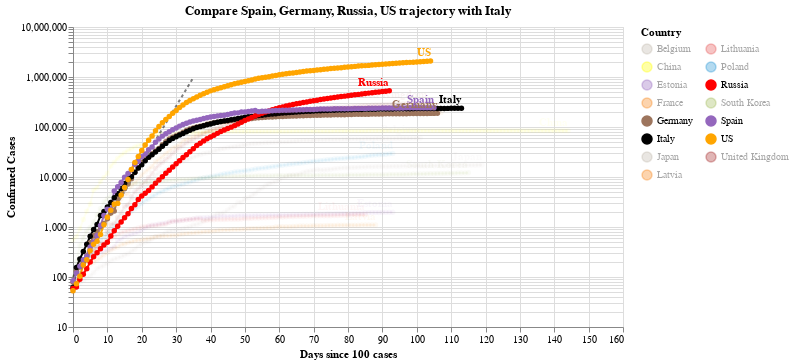

The code cell stored with this chart in its notebook:
### Code cell
#hide_input
chart2 = make_since_chart(dff2, ['Spain', 'Germany','Russia', 'US'], baseline_countries)
chart2

### Figure 1 — Vega-Lite specification as saved in the notebook (floating-point values rounded to 4 significant figures; data arrays with more than 128 entries replaced by an {"elided": "..."} marker saying what was removed)
{"config": {"view": {"continuousWidth": 400, "continuousHeight": 300}}, "layer": [{"data": {"name": "data-628230001892d6798b50651be41d1b3e"}, "mark": {"type": "line", "color": "black", "opacity": 0.5, "strokeDash": [3, 3]}, "encoding": {"x": {"type": "quantitative", "field": "Days since 100 cases"}, "y": {"type": "quantitative", "field": "Confirmed Cases"}}}, {"data": {"name": "data-6b28bb5292bdccfb5f7ffd034a07b649"}, "mark": {"type": "line", "point": true}, "encoding": {"color": {"type": "nominal", "field": "Country", "legend": {"columns": 2}, "scale": {"domain": ["Belgium", "China", "Estonia", "France", "Germany", "Italy", "Japan", "Latvia", "Lithuania", "Poland", "Russia", "South Korea", "Spain", "US", "United Kingdom"], "range": ["#C1B7AD", "yellow", "#9467bd", "#F58518", "#9D755D", "black", "#C1B7AD", "#F58518", "#E45756", "#2495D3", "red", "#A1BA59", "#9467bd", "orange", "brown"]}}, "opacity": {"condition": {"value": 1, "selection": "selector003"}, "value": 0.05}, "tooltip": [{"type": "nominal", "field": "Country"}, {"type": "temporal", "field": "Date"}, {"type": "quantitative", "field": "Confirmed Cases"}, {"type": "quantitative", "field": "Days since 100 cases"}], "x": {"type": "quantitative", "field": "Days since 100 cases"}, "y": {"type": "quantitative", "field": "Confirmed Cases", "scale": {"type": "log"}}}, "selection": {"selector003": {"type": "multi", "fields": ["Country"], "bind": "legend", "init": [{"Country": "Spain"}, {"Country": "Germany"}, {"Country": "Russia"}, {"Country": "US"}, {"Country": "Italy"}]}}, "width": 550}, {"data": {"name": "data-6b28bb5292bdccfb5f7ffd034a07b649"}, "mark": {"type": "text", "align": "right", "dy": -8, "fontWeight": "bold"}, "encoding": {"color": {"type": "nominal", "field": "Country", "legend": {"columns": 2}, "scale": {"domain": ["Belgium", "China", "Estonia", "France", "Germany", "Italy", "Japan", "Latvia", "Lithuania", "Poland", "Russia", "South Korea", "Spain", "US", "United Kingdom"], "range": ["#C1B7AD", "yellow", "#9467bd", "#F58518", "#9D755D", "black", "#C1B7AD", "#F58518", "#E45756", "#2495D3", "red", "#A1BA59", "#9467bd", "orange", "brown"]}}, "opacity": {"condition": {"value": 1, "selection": "selector003"}, "value": 0.05}, "text": {"type": "nominal", "field": "Country"}, "tooltip": [{"type": "nominal", "field": "Country"}, {"type": "temporal", "field": "Date"}, {"type": "quantitative", "field": "Confirmed Cases"}, {"type": "quantitative", "field": "Days since 100 cases"}], "x": {"type": "quantitative", "field": "Days since 100 cases"}, "y": {"type": "quantitative", "field": "Confirmed Cases", "scale": {"type": "log"}}}, "transform": [{"filter": "(datum['Date'] >= 1592092800000)"}], "width": 550}], "title": "Compare Spain, Germany, Russia, US trajectory with Italy", "$schema": "https://vega.github.io/schema/vega-lite/v4.0.2.json", "datasets": {"data-628230001892d6798b50651be41d1b3e": [{"Days since 100 cases": 0, "Confirmed Cases": 100.0}, {"Days since 100 cases": 1, "Confirmed Cases": 130.0}, {"Days since 100 cases": 2, "Confirmed Cases": 169.0}, {"Days since 100 cases": 3, "Confirmed Cases": 219.7}, {"Days since 100 cases": 4, "Confirmed Cases": 285.6}, {"Days since 100 cases": 5, "Confirmed Cases": 371.3}, {"Days since 100 cases": 6, "Confirmed Cases": 482.7}, {"Days since 100 cases": 7, "Confirmed Cases": 627.5}, {"Days since 100 cases": 8, "Confirmed Cases": 815.7}, {"Days since 100 cases": 9, "Confirmed Cases": 1060.0}, {"Days since 100 cases": 10, "Confirmed Cases": 1379.0}, {"Days since 100 cases": 11, "Confirmed Cases": 1792.0}, {"Days since 100 cases": 12, "Confirmed Cases": 2330.0}, {"Days since 100 cases": 13, "Confirmed Cases": 3029.0}, {"Days since 100 cases": 14, "Confirmed Cases": 3937.0}, {"Days since 100 cases": 15, "Confirmed Cases": 5119.0}, {"Days since 100 cases": 16, "Confirmed Cases": 6654.0}, {"Days since 100 cases": 17, "Confirmed Cases": 8650.0}, {"Days since 100 cases": 18, "Confirmed Cases": 11250.0}, {"Days since 100 cases": 19, "Confirmed Cases": 14620.0}, {"Days since 100 cases": 20, "Confirmed Cases": 19000.0}, {"Days since 100 cases": 21, "Confirmed Cases": 24710.0}, {"Days since 100 cases": 22, "Confirmed Cases": 32120.0}, {"Days since 100 cases": 23, "Confirmed Cases": 41750.0}, {"Days since 100 cases": 24, "Confirmed Cases": 54280.0}, {"Days since 100 cases": 25, "Confirmed Cases": 70560.0}, {"Days since 100 cases": 26, "Confirmed Cases": 91730.0}, {"Days since 100 cases": 27, "Confirmed Cases": 119300.0}, {"Days since 100 cases": 28, "Confirmed Cases": 155000.0}, {"Days since 100 cases": 29, "Confirmed Cases": 201500.0}, {"Days since 100 cases": 30, "Confirmed Cases": 262000.0}, {"Days since 100 cases": 31, "Confirmed Cases": 340600.0}, {"Days since 100 cases": 32, "Confirmed Cases": 442800.0}, {"Days since 100 cases": 33, "Confirmed Cases": 575600.0}, {"Days since 100 cases": 34, "Confirmed Cases": 748300.0}, {"Days since 100 cases": 35, "Confirmed Cases": 972800.0}], "data-6b28bb5292bdccfb5f7ffd034a07b649": {"elided": "1583 records"}}}
